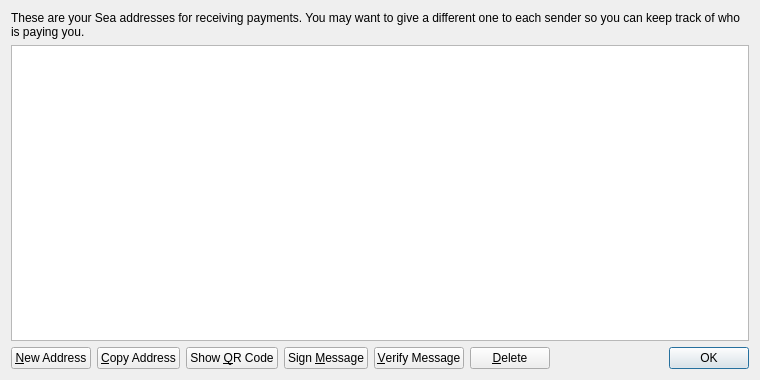
<?xml version="1.0" encoding="UTF-8"?>
<ui version="4.0">
 <class>AddressBookPage</class>
 <widget class="QWidget" name="AddressBookPage">
  <property name="geometry">
   <rect>
    <x>0</x>
    <y>0</y>
    <width>760</width>
    <height>380</height>
   </rect>
  </property>
  <property name="windowTitle">
   <string>Address Book</string>
  </property>
  <layout class="QVBoxLayout" name="verticalLayout">
   <item>
    <widget class="QLabel" name="labelExplanation">
     <property name="text">
      <string>These are your Sea addresses for receiving payments. You may want to give a different one to each sender so you can keep track of who is paying you.</string>
     </property>
     <property name="textFormat">
      <enum>Qt::PlainText</enum>
     </property>
     <property name="wordWrap">
      <bool>true</bool>
     </property>
    </widget>
   </item>
   <item>
    <widget class="QTableView" name="tableView">
     <property name="contextMenuPolicy">
      <enum>Qt::CustomContextMenu</enum>
     </property>
     <property name="toolTip">
      <string>Double-click to edit address or label</string>
     </property>
     <property name="tabKeyNavigation">
      <bool>false</bool>
     </property>
     <property name="selectionMode">
      <enum>QAbstractItemView::SingleSelection</enum>
     </property>
     <property name="selectionBehavior">
      <enum>QAbstractItemView::SelectRows</enum>
     </property>
     <property name="sortingEnabled">
      <bool>true</bool>
     </property>
     <attribute name="verticalHeaderVisible">
      <bool>false</bool>
     </attribute>
    </widget>
   </item>
   <item>
    <layout class="QHBoxLayout" name="horizontalLayout">
     <item>
      <widget class="QPushButton" name="newAddressButton">
       <property name="toolTip">
        <string>Create a new address</string>
       </property>
       <property name="text">
        <string>&amp;New Address</string>
       </property>
      </widget>
     </item>
     <item>
      <widget class="QPushButton" name="copyToClipboard">
       <property name="toolTip">
        <string>Copy the currently selected address to the system clipboard</string>
       </property>
       <property name="text">
        <string>&amp;Copy Address</string>
       </property>
      </widget>
     </item>
     <item>
      <widget class="QPushButton" name="showQRCode">
       <property name="text">
        <string>Show &amp;QR Code</string>
       </property>
      </widget>
     </item>
     <item>
      <widget class="QPushButton" name="signMessage">
       <property name="toolTip">
        <string>Sign a message to prove you own a Sea address</string>
       </property>
       <property name="text">
        <string>Sign &amp;Message</string>
       </property>
      </widget>
     </item>
     <item>
      <widget class="QPushButton" name="verifyMessage">
       <property name="toolTip">
        <string>Verify a message to ensure it was signed with a specified Sea address</string>
       </property>
       <property name="text">
        <string>&amp;Verify Message</string>
       </property>
      </widget>
     </item>
     <item>
      <widget class="QPushButton" name="deleteButton">
       <property name="toolTip">
        <string>Delete the currently selected address from the list</string>
       </property>
       <property name="text">
        <string>&amp;Delete</string>
       </property>
      </widget>
     </item>
     <item>
      <spacer name="horizontalSpacer">
       <property name="orientation">
        <enum>Qt::Horizontal</enum>
       </property>
       <property name="sizeHint" stdset="0">
        <size>
         <width>40</width>
         <height>20</height>
        </size>
       </property>
      </spacer>
     </item>
     <item>
      <widget class="QDialogButtonBox" name="buttonBox">
       <property name="sizePolicy">
        <sizepolicy hsizetype="Maximum" vsizetype="Fixed">
         <horstretch>0</horstretch>
         <verstretch>0</verstretch>
        </sizepolicy>
       </property>
       <property name="standardButtons">
        <set>QDialogButtonBox::Ok</set>
       </property>
      </widget>
     </item>
    </layout>
   </item>
  </layout>
 </widget>
 <resources>
  <include location="../bitcoin.qrc"/>
 </resources>
 <connections/>
</ui>
